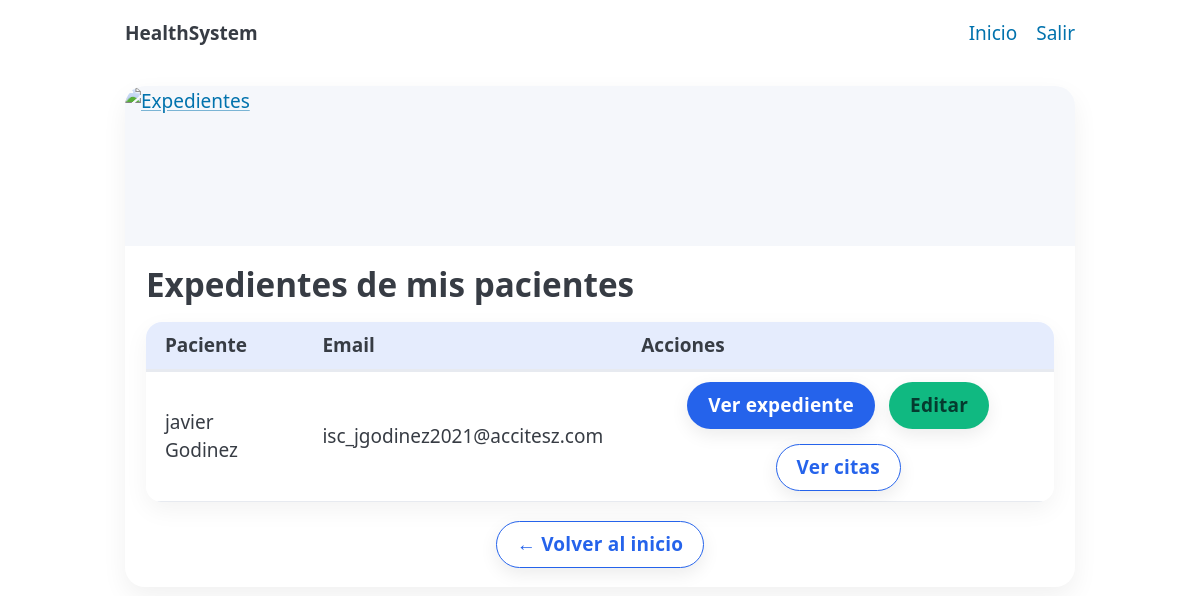
The page /doctor/expedientes (signed in) on the database as committed earlier.
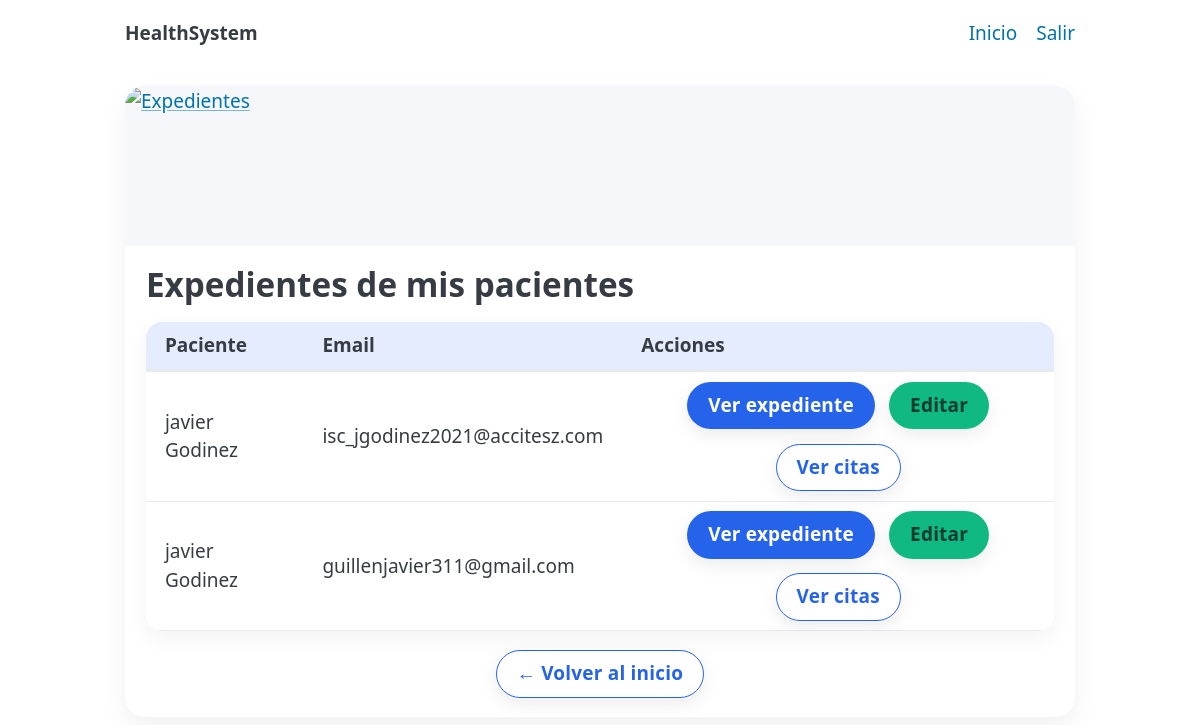
The same page on the database as committed later.
### models.py (models this page shows, shortened)
class Usuario(Base, UserMixin):
    __tablename__ = "usuarios"
    id = Column(Integer, primary_key=True)
    nombre = Column(String, nullable=False)
    apellido = Column(String, nullable=False)
    email = Column(String, unique=True, index=True, nullable=False)
    password_hash = Column(String, nullable=False)
    tipo = Column(SAEnum(TipoUsuario), default=TipoUsuario.PACIENTE, nullable=False)
    medico = relationship("Medico", back_populates="usuario", uselist=False)
    expediente = relationship("Expediente", back_populates="paciente", uselist=False)

### app.py (the view)
@app.route("/doctor/expedientes")
@login_required
def doctor_expedientes():
    if current_user.tipo != TipoUsuario.MEDICO:
        abort(403)
    with get_db() as db:
        medico = db.query(Medico).filter(Medico.usuario_id == current_user.id).first()
        if not medico:
            flash("No hay registro de médico asociado a tu usuario.", "warning")
            return redirect(url_for("dashboard"))
        pacientes = (
            db.query(Usuario)
            .join(Cita, Cita.paciente_id == Usuario.id)
            .filter(Cita.medico_id == medico.id)
            .distinct()
            .order_by(Usuario.apellido.asc(), Usuario.nombre.asc())
            .all()
        )
    return render_template(
        "doctor_expedientes.html",
        pacientes=pacientes,
        puede_editar_expediente=True,
    )

### app.py (called while the page is built)
@contextmanager
def get_db():
    db = SessionLocal()
    try:
        yield db
        db.commit()
    except Exception:
        db.rollback()
        raise
    finally:
        db.close()

@login_manager.user_loader
def load_user(user_id):
    with get_db() as db:
        return db.get(Usuario, int(user_id))

### templates/doctor_expedientes.html (shortened to what this page needs)
{% extends "_layout.html" %}
{% block content %}
<section class="card">
  <a class="media" aria-label="Expedientes">
    <img alt="Expedientes" src="https://images.unsplash.com/photo-1582719512121-3b82f39c8e41?q=80&w=1600&auto=format&fit=crop">
  </a>
  <div class="body">
    <h2>Expedientes de mis pacientes</h2>
    {% if pacientes|length == 0 %}
      <p class="center">No hay pacientes registrados en tu historial de citas.</p>
    {% else %}
      <table>
        <thead>
          <tr>
            <th>Paciente</th>
            <th>Email</th>
            <th>Acciones</th>
          </tr>
        </thead>
        <tbody>
          {% for p in pacientes %}
          <tr>
            <td>{{ p.nombre }} {{ p.apellido }}</td>
            <td>{{ p.email }}</td>
            <td>
              <div class="action-bar" style="margin:0;">
                <a class="btn btn-primary" href="{{ url_for('expediente_view', paciente_id=p.id) }}">Ver expediente</a>
                <a class="btn btn-secondary" href="{{ url_for('expediente_edit', paciente_id=p.id) }}">Editar</a>
                <a class="btn btn-ghost" href="{{ url_for('doctor_consultas', paciente_id=p.id) }}">Ver citas</a>
              </div>
            </td>
          </tr>
          {% endfor %}
        </tbody>
      </table>
      <div class="center" style="margin-top:.75rem;">
        <a class="btn btn-ghost" href="{{ url_for('dashboard') }}">← Volver al inicio</a>
      </div>
    {% endif %}
  </div>
</section>
{% endblock %}

Rows that differ between the two databases and show on the page:
added Usuario: nombre "javier", apellido "Godinez", email "guillenjavier311@gmail.com"
